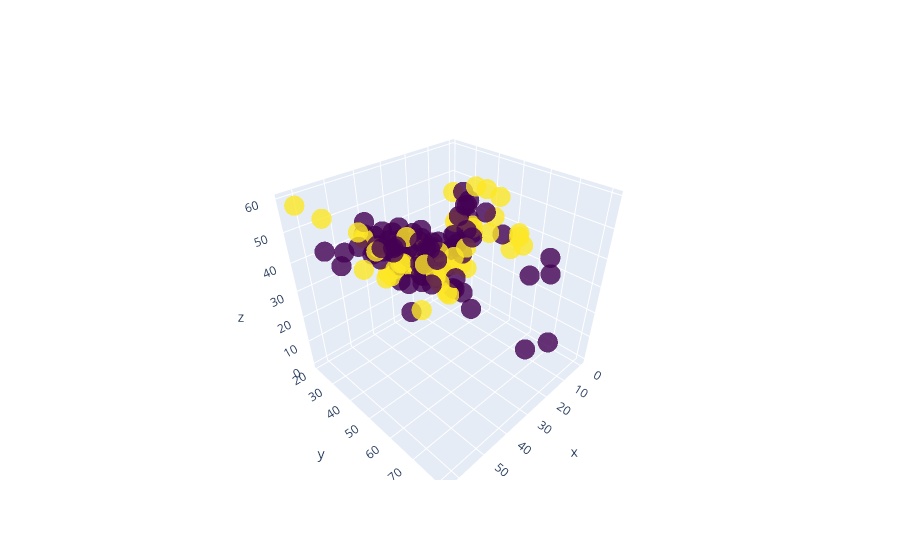

The cell this chart's notebook holds for it:
### Code cell
import plotly.express as px
import plotly.graph_objects as go

# Визуализация классификации по параметрам датасета
  

fig = go.Figure(data =[go.Scatter3d(x = x_test['SkinThickness'],
                                   y = x_test['Age'],
                                   z = x_test['BMI'],
                                   mode ='markers',
                                   marker = dict(
                                     size = 7,
                                     color = y_test,
                                     colorscale ='Viridis',
                                     opacity = 0.8))])


fig.show()

### Figure 1 — Plotly figure (JSON) as saved in the notebook; plotly's stock layout.template omitted (floating-point values rounded to 4 significant figures; data arrays with more than 128 entries replaced by an {"elided": "..."} marker saying what was removed)
{"data": [{"marker": {"color": {"elided": "154 int values"}, "colorscale": [[0, "#440154"], [0.1111, "#482878"], [0.2222, "#3e4989"], [0.3333, "#31688e"], [0.4444, "#26828e"], [0.5556, "#1f9e89"], [0.6667, "#35b779"], [0.7778, "#6ece58"], [0.8889, "#b5de2b"], [1, "#fde725"]], "opacity": 0.8, "size": 7}, "mode": "markers", "type": "scatter3d", "x": {"elided": "154 int values"}, "y": {"elided": "154 int values"}, "z": {"elided": "154 float values"}}], "layout": {}}
